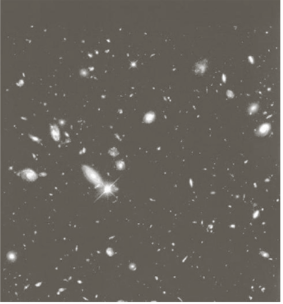
%> input picture img/stars.PNG, 283 x 304 px
$ octave BigStarsOnly.m   (GNU Octave 9; MATLAB toolbox functions it lacks are replaced by stand-ins)
%> lines starting %> are read from the running program, lines starting %| are printed output that depends on the picture; in (x1, y1, x2, y2) boxes, pixels count from 0 and x2, y2 are one past the last pixel; in counts of white or black regions, pixels touching at a corner belong together; the program's own positions count from 1
A = rgb2gray(imread("img/stars.PNG"));
%> A: size 304x283 uint8; min 86, max 255, mean 100
B = imgaussfilt(A,2);
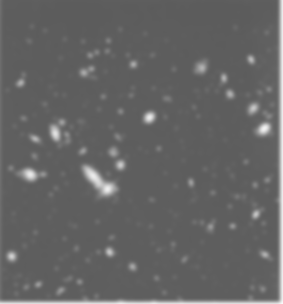
%> B: size 304x283 uint8; min 91, max 250, mean 100.2
C = (imbinarize((B)));
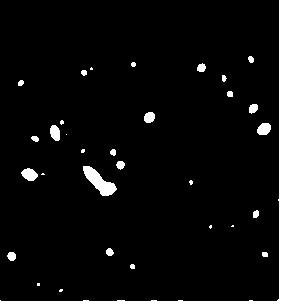
%> C: size 304x283 logical; 4.4% white; 32 white regions (10 under 20 px), largest, box (x1, y1, x2, y2) and area: (0, 0, 283, 304) 2088, (83, 166, 117, 196) 459, (21, 168, 38, 181) 152
D = double(A) .* double(C);
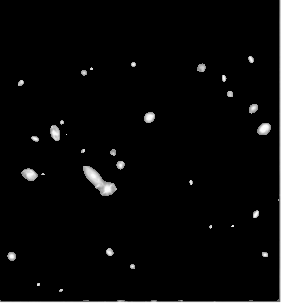
%> D: size 304x283 double; min 0, max 255, mean 8.6
figure;imshow(A)
figure;imshow(B,[])
figure;imshow(C,[])
figure;imshow(D,[])
